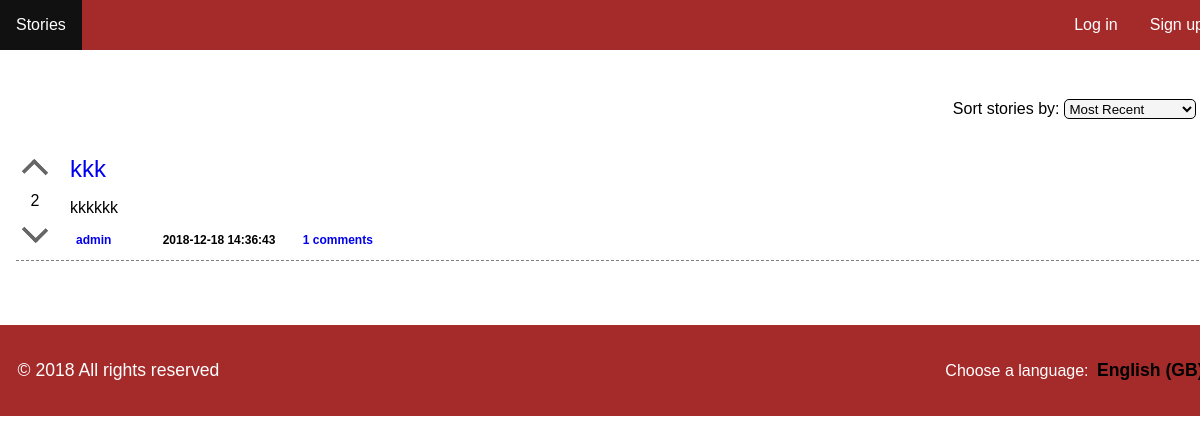
The page /pages/stories.php on the database as committed earlier.
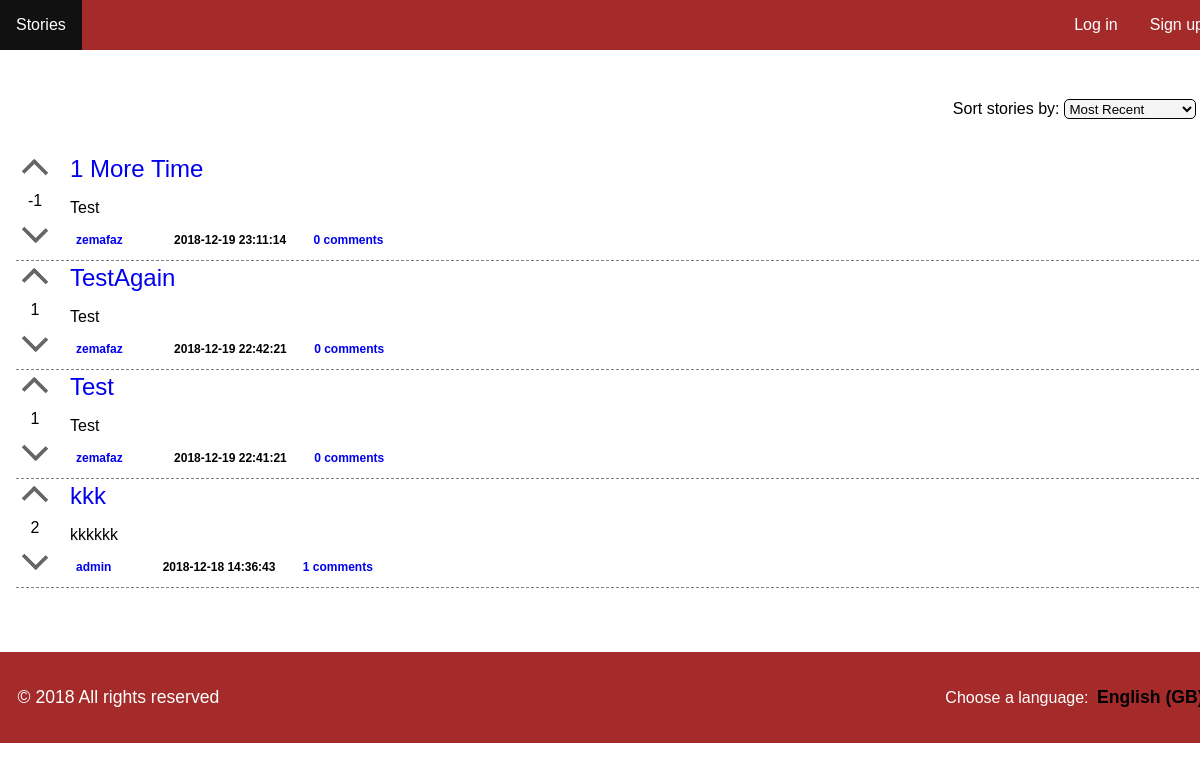
The same page on the database as committed later.
### tables this page shows
CREATE TABLE story (    
    id INTEGER PRIMARY KEY AUTOINCREMENT NOT NULL,
    channel_id INTEGER,
    user_id INTEGER,
    title VARCHAR NOT NULL,
    description VARCHAR NOT NULL,
    date DATETIME NOT NULL,
    karma INTEGER,
        FOREIGN KEY (channel_id) REFERENCES channel(id),
        FOREIGN KEY (user_id) REFERENCES user(id)
);

### pages/stories.php (called while the page is built)
<?php
	include_once('../config/init.php');
	include_once('../templates/header.php');
	include_once('../database/story.php');
	if(isset($_GET['sort'])) {
		$stories = getAllStories($_GET['sort']);
		$sort = $_GET['sort'];
	} else
		$stories = getAllStories("recent");
	include_once('../templates/list_stories.php');
	include_once('../templates/footer.php');
?>

### database/story.php (called while the page is built, shortened)
<?php
	function getAllStories($sort) {
		global $conn;
		switch($sort){
			case "recent":
				$stmt = $conn->prepare("SELECT story.*, COUNT(comment.story_id)as nrComm,  user.username as usrname FROM story left join comment on story.id=comment.story_id left join user on story.user_id=user.id group by story.id ORDER BY `date` DESC");
				break;
		}
		$stmt->execute();
		return $stmt->fetchAll();
	}
?>

### templates/list_stories.php (the view, shortened to what this page needs)
<section id="stories">
	<form action="../actions/action_sort.php" method="POST" id='sort'>
		<div class="form-group">
		        <label for="sorting">Sort stories by: </label>
		        <select id="sorting" name="sort">
		            <option value="recent" <?php echo ( isset($sort) && $sort == 'recent' ? 'selected' : ''); ?>>Most Recent</option>
		        </select>
				</div>
		</form>
	<?php foreach ($stories as $key => $story) { ?>
		<article id = 'story'>
			<div id = 'vote'>
				<a href="../actions/action_story_upvote.php?id=<?php echo $story['id']; ?>" class="upvote">
					<div class="arrow-up"></div>
				</a>
				<div id = 'karma'>
					<?php echo $story['karma']; ?>
				</div>
				<a href="../actions/action_story_downvote.php?id=<?php echo $story['id']; ?>" class="downvote">
					<div class="arrow-down"></div>
				</a>
			</div>
			<div id = 'listStory'>
				<div class = 'listStory-title'>
						<a href="../pages/story.php?id=<?php echo $story['id']; ?>">
							<?php echo $story['title']; ?>
						</a>
				</div>
				<div class="listStory-description">
					<?php echo $story['description']; ?>
				</div>
				<div class = 'listStory-footer'>
					<a class="author" href="../pages/profile.php?profile=<?php echo $story['usrname']; ?>"><?php echo $story['usrname']; ?></a>
					<span class="tags">
					</span>
					<span class="date">
						<?php echo $story['date']; ?>
					</span>
					<a class="comments" href="../pages/story.php?id=<?php echo $story['id']; ?>"><?php echo $story['nrComm']; ?> comments</a>
			</div>
		</article>
		<?php } ?>
</section>

Rows that differ between the two databases and show on the page:
added story: karma "-1", title "1 More Time", description "Test", usrname "zemafaz", date "2018-12-19 23:11:14", nrComm "0"
added story: karma "1", title "TestAgain", description "Test", usrname "zemafaz", date "2018-12-19 22:42:21", nrComm "0"
added story: karma "1", title "Test", description "Test", usrname "zemafaz", date "2018-12-19 22:41:21", nrComm "0"
